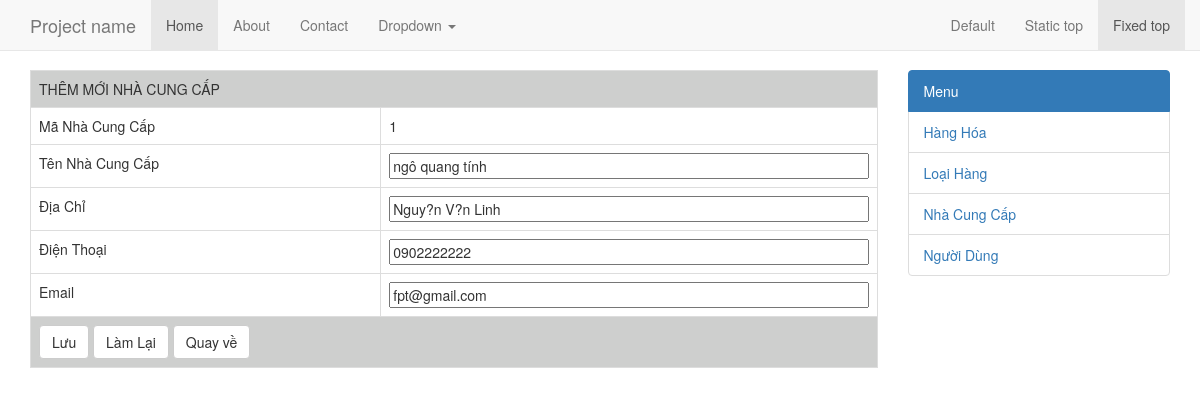
The page /TinhNQ/admin/nhacungcap_edit.php?MaNhaCungCap=1 on the database its author committed.
### tables this page shows
CREATE TABLE IF NOT EXISTS `tbl_NhaCungCap` (
`MaNhaCungCap` int(11) NOT NULL,
  `TenNhaCungCap` varchar(255) NOT NULL,
  `DiaChi` varchar(255) DEFAULT NULL,
  `DienThoai` varchar(15) DEFAULT NULL,
  `Email` varchar(50) DEFAULT NULL
);

### TinhNQ/system/csdl.php (called while the page is built, shortened)
<?php
	function connect_server()
	{
		$link = mysqli_connect("localhost", "root", "mysql", "inet_php45");
		mysqli_query($link, "SET NAMES utf8");
		return $link;
	}
	function select_array($sql)
	{
		$link = connect_server();
		$obj = mysqli_query($link, $sql);
		while($row = $obj->fetch_array())
		{
			$data[] = $row;
		}
		return $data;
	}
?>

### TinhNQ/admin/nhacungcap_edit.php (the view, shortened to what this page needs)
<?php
	include_once dirname(dirname(__file__)) . '/system/csdl.php';
	if (!empty($_GET['MaNhaCungCap'])) {
		$MaNhaCungCap = $_GET['MaNhaCungCap'];
		$sql = "select * FROM `tbl_NhaCungCap` where MaNhaCungCap = '$MaNhaCungCap'";
		$data = select_array($sql);
		$item = $data[0];
	}
	else{
	header('location: nhacungcap_list.php');
	};
?>
<?php
	include_once 'layout_header.php';
	?>
		<form action="nhacungcap_edit.php" method="POST">
			<table class = "table table-bordered">
				<tr>
					<td colspan="2" class="mauxam"><span>THÊM MỚI NHÀ CUNG CẤP</span></td>
				</tr>
				<tr class="mauxanhduong">
					<td>Mã Nhà Cung Cấp</td>
					<td>
						<?= $MaNhaCungCap;?>
					</td>
				</tr>
				<tr class="mauxanhduong">
					<td>Tên Nhà Cung Cấp</td>
					<td>
						<input type="text" name="TenNhaCungCap" value="<?= $item['TenNhaCungCap'];?>">
					</td>
				</tr>
				<tr class="mauxanhduong">
					<td>Địa Chỉ</td>
					<td>
						<input type="text" name="DiaChi" value="<?= $item['DiaChi'];?>">
					</td>
				</tr>
				<tr class="mauxanhduong">
					<td>Điện Thoại</td>
					<td>
						<input type="text" name="DienThoai" value="<?= $item['DienThoai'];?>">
					</td>
				</tr>
				<tr class="mauxanhduong">
					<td>Email</td>
					<td>
						<input type="text" name="Email" value="<?= $item['Email'];?>">
					</td>
				</tr>
				<tr>
					<td colspan="2" class="mauxam">
						<button class="btn btn-default" type="submit" value="Lưu">Lưu</button>
	  					<button class="btn btn-default" type="reset " value="Làm Lại">Làm Lại</button>
	  					<a class="btn btn-default" href="nhacungcap_list.php">Quay về</a>
					</td>
				</tr>
			</table>
		</form>
<?php
	include_once 'layout_footer.php';
?>

### TinhNQ/admin/layout_header.php (style rules this page uses)
body { min-height: 2000px; padding-top: 70px; }
.mauxam { background-color: #cecfce; }
input { width: 100%; }

### rows shown on the page
tbl_nhacungcap: TenNhaCungCap "ngô quang tính", DiaChi "Nguy?n V?n Linh", DienThoai "0902222222", Email "fpt@gmail.com"

### other values the page prints
$MaNhaCungCap "1"
